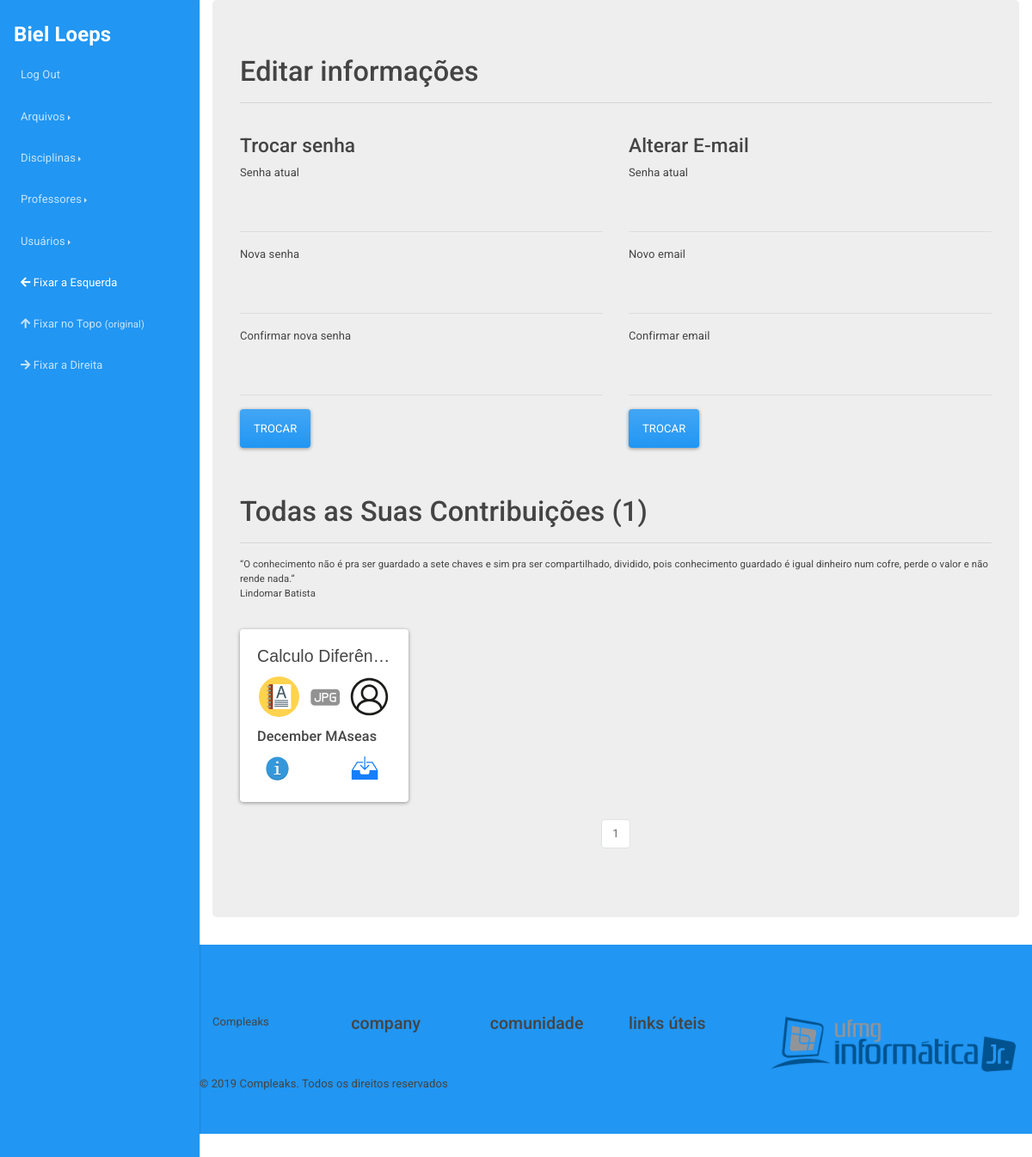
The app's page /usuarios/troca (signed in), older data.
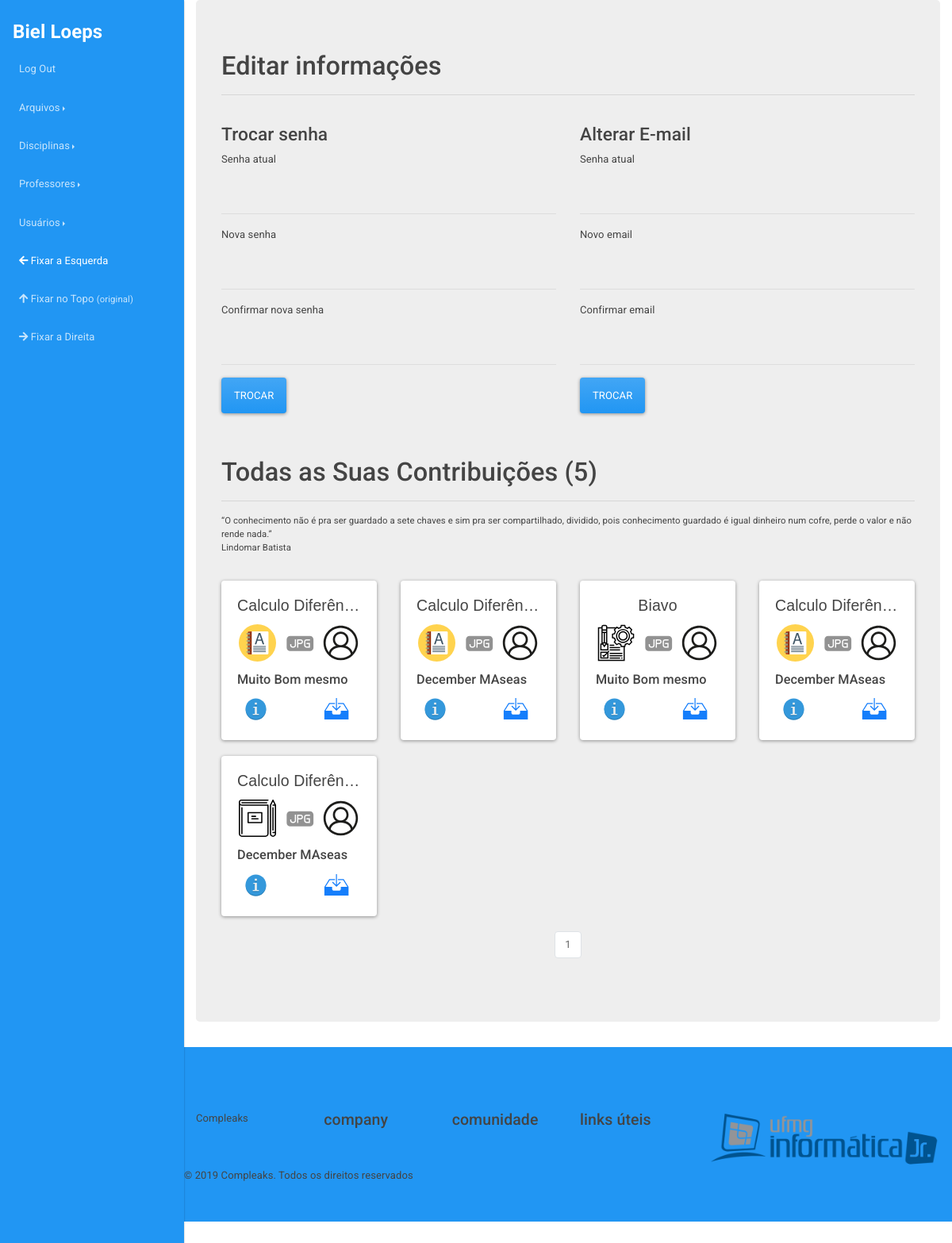
The same page, newer data.
### compleaks/arquivos/models.py (models this page shows, shortened)
class Arquivo(db.Model):
	__tablename__ = 'arquivos'
	id = db.Column(db.Integer, primary_key=True)
	arquivo = db.Column(db.String(120), nullable=False)
	ano = db.Column(db.Integer)
	semestre = db.Column(db.String(80))
	tipo_conteudo = db.Column(db.String(120))
	observacoes = db.Column(db.Text)
	extensao = db.Column(db.String(6))
	data_submissao = db.Column(db.DateTime, default=datetime.now())
	data_deletado = db.Column(db.DateTime, nullable=True)
	is_eligible = db.Column(db.Boolean)
	id_deletor = db.Column(db.Integer, nullable=True)
	motivo_delete = db.Column(db.String(600), nullable=True)
	professors = db.relationship(Professor)
	disciplinas = db.relationship(Disciplina)
	usuarios = db.relationship(Usuario)
	professor_id = db.Column(db.Integer, db.ForeignKey('professores.id'), nullable=True)
	disciplina_id = db.Column(db.Integer, db.ForeignKey('disciplinas.id'), nullable=False)
	usuario_id = db.Column(db.Integer, db.ForeignKey('usuarios.id'), nullable=False)

### compleaks/disciplinas/models.py (models this page shows, shortened)
class Disciplina(db.Model):
	__tablename__ = 'disciplinas'
	id = db.Column(db.Integer, primary_key=True)
	nome = db.Column(db.String, unique=True)
	data_criacao = db.Column(db.DateTime, default=datetime.now())
	is_eligible = db.Column(db.Boolean)
	data_deletado = db.Column(db.DateTime, nullable=True)
	id_deletor = db.Column(db.Integer, nullable=True)
	motivo_delete = db.Column(db.String(120), nullable=True)
	arquivos = db.relationship('Arquivo', backref='disciplina', lazy=True)

### compleaks/usuarios/views.py (the view, shortened to what this page needs)
@usuarios.route('/troca', methods=['POST', 'GET'])
@login_required
def troca():
	form_email = TrocaEmailForm()
	form_senha =  TrocaSenhaForm()
	bcrypt = Bcrypt()
	page = request.args.get('page', 1, type=int)
	arquivos = Arquivo.query\
					.filter(Arquivo.usuario_id\
					.contains(int(current_user.id)))\
					.filter_by(is_eligible=True)\
					.paginate(page=page, per_page=12)
	arquivos_row_1 = []
	arquivos_row_2 = []
	arquivos_row_3 = []
	contador = 0
	for arquivo in arquivos.items:
		if contador >= 4:
			break
		arquivos_row_1.append(arquivo)
		contador = contador + 1
	contador = 0
	for arquivo in arquivos.items:
		if contador >= 8:
			break
		if contador >= 4:
			arquivos_row_2.append(arquivo)
		contador = contador + 1
	contador = 0
	for arquivo in arquivos.items:
		if contador >= 12:
			break
		if contador >= 8:
			arquivos_row_3.append(arquivo)
		contador = contador + 1
	arquivos_rows = [arquivos_row_1, arquivos_row_2, arquivos_row_3]
	quantidade = len(arquivos_row_1) + len(arquivos_row_2) + len(arquivos_row_3)
	return render_template('troca_informacao.html',
							form_email=form_email,
							form_senha=form_senha,
							arquivos_rows=arquivos_rows,
							contribuiu=quantidade,
							arquivos=arquivos)

### compleaks/usuarios/forms.py
class TrocaEmailForm(FlaskForm):
	senha_atual = PasswordField("Senha atual", validators=[DataRequired(), Length(min=0, max=250, message="Minimo de 3 caracteres e máximo de 250 por favor!")])
	novo_email = StringField("Novo email", validators=[DataRequired(), Email(), EqualTo('conf_email', message="Os emails pressisam de ser igual"), Length(min=3, max=120, message="Minimo de 3 caracteres e máximo de 120 por favor!")])
	conf_email = StringField("Confirmar email", validators=[DataRequired(), Email()])
	submit = SubmitField("Trocar")

class TrocaSenhaForm(FlaskForm):
	senha_atual = PasswordField("Senha atual", validators=[DataRequired(), Length(min=0, max=250, message="Minimo de 3 caracteres e máximo de 250 por favor!")])
	nova_senha = PasswordField("Nova senha", validators=[DataRequired(), EqualTo('conf_senha', message="As senhas pressisam de ser igual"), Length(min=0, max=250, message="Minimo de 3 caracteres e máximo de 250 por favor!")])
	conf_senha = PasswordField("Confirmar nova senha", validators=[DataRequired(), Length(min=0, max=250, message="Minimo de 3 caracteres e máximo de 250 por favor!")])
	submit = SubmitField("Trocar")

### compleaks/usuarios/templates/usuarios/troca_informacao.html (shortened to what the changed rows need)
{% extends 'base.html' %}
{% block content %}
    <div class="page-header">
        <h1>Editar informações</h1>
    </div>
    <br>
<br/>
<br/>
<div class="page-header">
    <h1>Todas as Suas Contribuições ({{contribuiu}})</h1>
    <hr/>
    <p>
    <small><q>O conhecimento não é pra ser guardado a sete chaves e sim pra ser compartilhado, dividido, pois conhecimento guardado é igual dinheiro num cofre, perde o valor e não rende nada.</q><br/>
Lindomar Batista</small></p>
</div>
{% for row in arquivos_rows %}
    {% if row %}
    <div class="row">
        {% for arquivo in row %}
              <div class="col-lg-3 col-6">
                <div class="dist card">
                  <div class="card-body">
                    <h4 style="font-family: sans-serif;" class="card-title text-center text-truncate">{{arquivo.disciplina.nome}}</h4>
                    <p class="card-text">
                        <a href="{{ url_for('arquivos.buscar', filtro=3, admin='nao', pesquisa='nao', tip_arquiv=arquivo.tipo_conteudo) }}?page=1"><img class="img-responsive image marcas" data-toggle="tooltip" data-placement="button" title="{{arquivo.tipo_conteudo}}" src="{{url_for('static', filename='images/icones/conteudo/'+arquivo.tipo_conteudo+'.svg')}}" alt="{{arquivo.tipo_conteudo}}."></a>
                        <a href="#"><img src="{{url_for('static', filename='images/icones/arquivo/'+arquivo.extensao+'.svg')}}" data-toggle="tooltip" data-placement="button" title="Arquivo {{arquivo.extensao}}" class="image marcas" alt="Tipo de arquivo é {{arquivo.extensao}}"></a>
                        <a class="sumiras" href="{{url_for('usuarios.usuario', user_id=arquivo.author.id)}}"><img class="img-responsive image marcas" data-toggle="tooltip" data-placement="bottom" title="{{arquivo.author.username}}" src="{{url_for('static', filename='images/icones/padrao/user.svg')}}" alt="Username"></a>
                    </p>
                    <h5><p class="card-text text-truncate">{{arquivo.observacoes}}</p></h5>
                    <a href="#" data-toggle="modal" data-target="#confirm{{arquivo.id}}" class="card-link"><img class="img-responsive info" data-toggle="tooltip" data-placement="bottom" title="Mais Informações" src="{{url_for('static', filename='images/icones/padrao/info.svg')}}" alt="mais"></a>
                    <a  href="{{ url_for('static', filename='uploads/' + arquivo.arquivo + '.zip') }}"><img class="img-responsive download" data-toggle="tooltip" data-placement="top" title="Download" src="{{url_for('static', filename='images/icones/padrao/downloads.svg')}}" alt="Download"/></a>
                  </div>
                </div>
              </div>
            {% endfor %}
         </div>
    {% endif %}
{% endfor %}
<br/>
<nav  aria-label="Page navigation example" style="position: static;">
    <ul class="pagination justify-content-center">
        {% for page_num in arquivos.iter_pages(left_edge=1, right_edge=1, left_current=1, right_current=2) %}
            {% if arquivos.page == page_num and page_num %}
                <li class="page-item disabled">
                    <a class="page-link" href="{{ url_for('usuarios.troca', page=page_num) }}">{{ page_num }}</a></li>
            {% elif page_num %}
                <li class="page-item">
                    <a class="page-link" href="{{ url_for('usuarios.troca', page=page_num) }}">{{ page_num }}</a></li>
                </li>
            {% else %}
                ...
            {% endif %}
        {% endfor %}
    </ul>
</nav>
{% endblock %}

Row changes from the older to the newer data that the page shows:
no longer on one of the page's lists (row unchanged): Arquivo: disciplina.nome "Calculo Diferên…", observacoes "December MAseas"
now on this page (row edited): Arquivo: disciplina.nome "Calculo Diferên…", tipo_conteudo (picture), observacoes "Muito Bom mesmo", Arquivo (disciplina.nome "Calculo Diferên…", tipo_conteudo (picture), observacoes "December MAseas")
now on this page (row edited): Arquivo: disciplina.nome "Calculo Diferên…", tipo_conteudo (picture), observacoes "December MAseas"
now on this page (row edited): Arquivo: disciplina.nome "Biavo", tipo_conteudo (picture), observacoes "Muito Bom mesmo"
now on this page (row edited): Arquivo: disciplina.nome "Calculo Diferên…", tipo_conteudo (picture), observacoes "December MAseas"
Text that changed along with them:
{{ contribuiu }}: "1" → "5"
